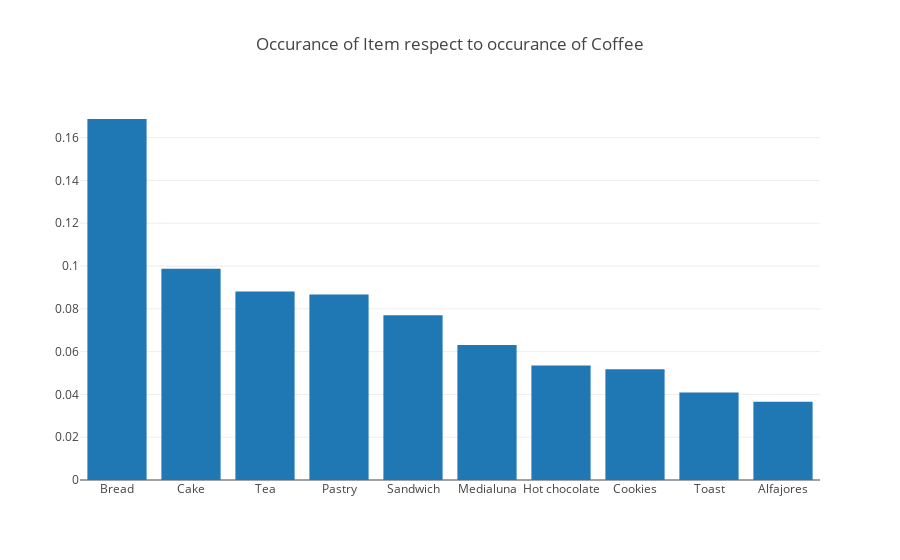

Notebook code for this chart:
### Code cell
data_plot = [go.Bar(
            x=prob_dict.index.tolist(),
            y=prob_dict['Count'].tolist()
    )]
layout = go.Layout(
    title='Occurance of Item respect to occurance of Coffee',
)
fig4 = go.Figure(data=data_plot, layout=layout)
iplot(fig4, filename='basic-bar')

### Figure 1 — Plotly figure (JSON) as saved in the notebook; plotly's stock layout.template omitted (floating-point values rounded to 4 significant figures)
{"data": [{"type": "bar", "uid": "0ced8bd5-acde-4c4b-bf64-f7e338a60576", "x": ["Bread", "Cake", "Tea", "Pastry", "Sandwich", "Medialuna", "Hot chocolate", "Cookies", "Toast", "Alfajores"], "y": [0.1687, 0.0987, 0.0881, 0.08664, 0.07695, 0.06306, 0.05356, 0.05173, 0.04094, 0.03656]}], "layout": {"title": "Occurance of Item respect to occurance of Coffee"}}
